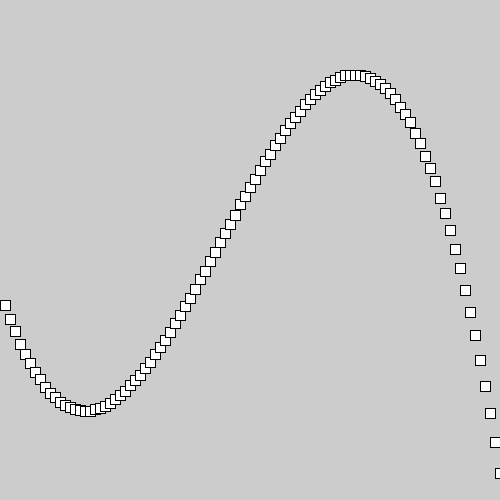
Frame 1 (no input)
Frame 60 (the mouse pressed at the canvas centre just before this capture): identical to frame 1, image omitted
Frame 120 (the mouse held since frame 60 and released just before this capture): identical to frame 1, image omitted

The Processing sketch that drew this single still picture (run headless with seeded random() and noise(); from frame 60 on, the mouse is pressed at the canvas centre):

// Processing sketch: GraphSketch
// ── GraphSketch.pde
void setup(){
  size(500,500);
}
void draw(){
  float y = 0.0f;
  for(int x = 0; x<500; x+=5){
    y = (-1 * (3 * (x * x * x))/87500) + ((58 * (x * x))/2625) - ((302 * x)/105) + 200;
      fill(255, 255, 255);
    rect(x, 500-y, 10, 10);
  }
}
